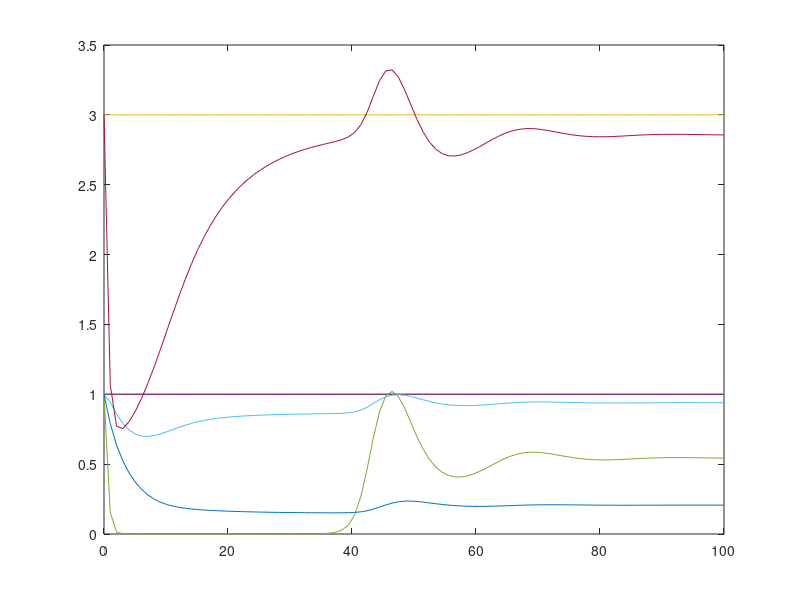

Write the MATLAB code that produced this figure.
% This file works with OCTAVE and is automatically generated with 
% the System Biology Format Converter (http://sbfc.sourceforge.net/)
% from an SBML file.
% To run this file with Matlab you must edit the comments providing
% the definition of the ode solver and the signature for the 
% xdot function.
%
% The conversion system has the following limitations:
%  - You may have to re order some reactions and Assignment Rules definition
%  - Delays are not taken into account
%  - You should change the lsode parameters (start, end, steps) to get better results
%

%
% Model name = Jarrett2015 - Modelling the interaction between immune response, bacterial dynamics and inflammatory damage
%
%


function main()
%Initial conditions vector
	x0=zeros(8,1);
	x0(5) = 1.0;
	x0(6) = 1.0;
	x0(7) = 3.0;
	x0(8) = 1.0;
	x0(1) = 1.0;
	x0(2) = 1.0;
	x0(3) = 3.0;
	x0(4) = 1.0;


% Depending on whether you are using Octave or Matlab,
% you should comment / uncomment one of the following blocks.
% This should also be done for the definition of the function f below.
% Start Matlab code
%	tspan=[0:0.01:100];
%	opts = odeset('AbsTol',1e-3);
%	[t,x]=ode23tb(@f,tspan,x0,opts);
% End Matlab code

% Start Octave code
	t=linspace(0,100,100);
	x=lsode('f',x0,t);
% End Octave code


	plot(t,x);
end



% Depending on whether you are using Octave or Matlab,
% you should comment / uncomment one of the following blocks.
% This should also be done for the definition of the function f below.
% Start Matlab code
%function xdot=f(t,x)
% End Matlab code

% Start Octave code
function xdot=f(x,t)
% End Octave code

% Compartment: id = BALB_c_Mouse, name = BALB/c Mouse, constant
	compartment_BALB_c_Mouse=1.0;
% Parameter:   id =  alpha_1, name = alpha_1
	global_par_alpha_1=0.27;
% Parameter:   id =  rho_1, name = rho_1
	global_par_rho_1=0.2;
% Parameter:   id =  beta_1, name = beta_1
	global_par_beta_1=0.01;
% Parameter:   id =  mu_1, name = mu_1
	global_par_mu_1=0.12;
% Parameter:   id =  K_B, name = K_B
	global_par_K_B=1.0;
% Parameter:   id =  alpha_2, name = alpha_2
	global_par_alpha_2=0.11;
% Parameter:   id =  beta_2, name = beta_2
	global_par_beta_2=0.135;
% Parameter:   id =  mu_2, name = mu_2
	global_par_mu_2=0.25;
% Parameter:   id =  alpha_3, name = alpha_3
	global_par_alpha_3=1.05;
% Parameter:   id =  beta_3, name = beta_3
	global_par_beta_3=2.0;
% Parameter:   id =  rho_2, name = rho_2
	global_par_rho_2=0.45;
% Parameter:   id =  mu_3, name = mu_3
	global_par_mu_3=0.0174;
% Parameter:   id =  g, name = g
	global_par_g=0.9;
% Parameter:   id =  alpha_4, name = alpha_4
	global_par_alpha_4=1.5;
% Parameter:   id =  beta_4, name = beta_4
	global_par_beta_4=5.0;
% Parameter:   id =  gamma, name = gamma
	global_par_gamma=0.01;
% rateRule: variable = B
x(1) = x(5);
% rateRule: variable = P
x(2) = x(6);
% rateRule: variable = I
x(3) = x(7);
% rateRule: variable = A
x(4) = x(8);

	xdot=zeros(8,1);
	% rateRule: variable = B
	xdot(5) = (global_par_g*(1-x(1)/global_par_K_B)+global_par_alpha_4*x(3)-global_par_beta_4*x(2))*x(1)+exp((-1)*global_par_gamma*time);
	% rateRule: variable = P
	xdot(6) = (global_par_alpha_1*x(3)+global_par_rho_1*x(1))*(1-x(2))-(global_par_beta_1*x(4)+global_par_mu_1*(1-x(1)/global_par_K_B))*x(2);
	% rateRule: variable = I
	xdot(7) = global_par_alpha_3*x(2)+global_par_rho_2*x(1)-(global_par_beta_3*x(4)+global_par_mu_3)*x(3);
	% rateRule: variable = A
	xdot(8) = global_par_alpha_2*x(2)-(global_par_beta_2*x(3)+global_par_mu_2*(1-x(1)/global_par_K_B))*x(4);
	
% Species:   id = B, name = B, involved in a rule 	xdot(1) = x(1);
	
% Species:   id = P, name = P, involved in a rule 	xdot(2) = x(2);
	
% Species:   id = I, name = I, involved in a rule 	xdot(3) = x(3);
	
% Species:   id = A, name = A, involved in a rule 	xdot(4) = x(4);
end

% adding few functions representing operators used in SBML but not present directly 
% in either matlab or octave. 
function z=pow(x,y),z=x^y;end
function z=root(x,y),z=y^(1/x);end
function z = piecewise(varargin)
	numArgs = nargin;
	result = 0;
	foundResult = 0;
	for k=1:2: numArgs-1
		if varargin{k+1} == 1
			result = varargin{k};
			foundResult = 1;
			break;
		end
	end
	if foundResult == 0
		result = varargin{numArgs};
	end
	z = result;
end


